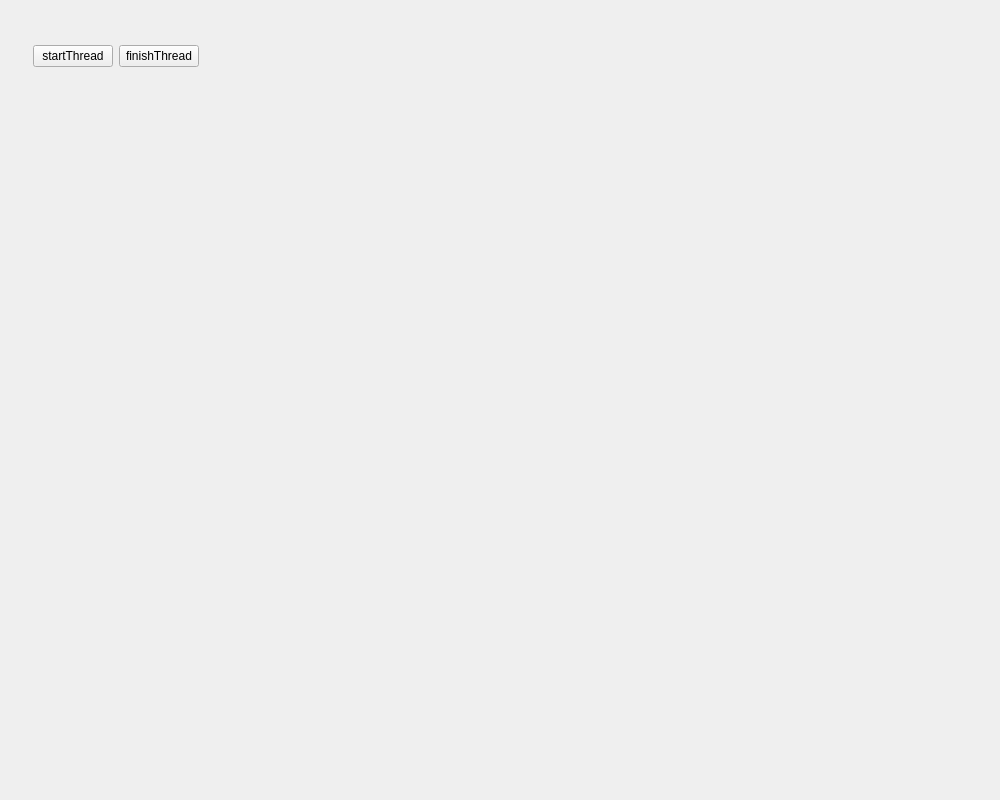
<?xml version="1.0" encoding="UTF-8"?>
<ui version="4.0">
 <class>ThreadDemo01Widget</class>
 <widget class="QWidget" name="ThreadDemo01Widget">
  <property name="geometry">
   <rect>
    <x>0</x>
    <y>0</y>
    <width>1000</width>
    <height>800</height>
   </rect>
  </property>
  <property name="windowTitle">
   <string>ThreadDemo01Widget</string>
  </property>
  <property name="styleSheet">
   <string notr="true"/>
  </property>
  <layout class="QGridLayout" name="gridLayout">
   <item row="0" column="0">
    <widget class="QWidget" name="rootWidget" native="true">
     <layout class="QVBoxLayout" name="verticalLayout" stretch="1,10">
      <item>
       <widget class="QWidget" name="topWidget" native="true">
        <layout class="QHBoxLayout" name="horizontalLayout">
         <item>
          <widget class="QPushButton" name="startThreadButton">
           <property name="text">
            <string>startThread</string>
           </property>
          </widget>
         </item>
         <item>
          <widget class="QPushButton" name="finishThreadButton">
           <property name="text">
            <string>finishThread</string>
           </property>
          </widget>
         </item>
         <item>
          <spacer name="horizontalSpacer">
           <property name="orientation">
            <enum>Qt::Horizontal</enum>
           </property>
           <property name="sizeHint" stdset="0">
            <size>
             <width>715</width>
             <height>20</height>
            </size>
           </property>
          </spacer>
         </item>
        </layout>
       </widget>
      </item>
      <item>
       <widget class="QWidget" name="bottomWidget" native="true"/>
      </item>
     </layout>
    </widget>
   </item>
  </layout>
 </widget>
 <layoutdefault spacing="6" margin="11"/>
 <resources/>
 <connections>
  <connection>
   <sender>startThreadButton</sender>
   <signal>clicked()</signal>
   <receiver>ThreadDemo01Widget</receiver>
   <slot>startThreadButtonClicked()</slot>
   <hints>
    <hint type="sourcelabel">
     <x>67</x>
     <y>55</y>
    </hint>
    <hint type="destinationlabel">
     <x>80</x>
     <y>-33</y>
    </hint>
   </hints>
  </connection>
  <connection>
   <sender>finishThreadButton</sender>
   <signal>clicked()</signal>
   <receiver>ThreadDemo01Widget</receiver>
   <slot>finishThreadButtonClicked()</slot>
   <hints>
    <hint type="sourcelabel">
     <x>203</x>
     <y>56</y>
    </hint>
    <hint type="destinationlabel">
     <x>207</x>
     <y>-19</y>
    </hint>
   </hints>
  </connection>
 </connections>
 <slots>
  <slot>startThreadButtonClicked()</slot>
  <slot>finishThreadButtonClicked()</slot>
 </slots>
</ui>
